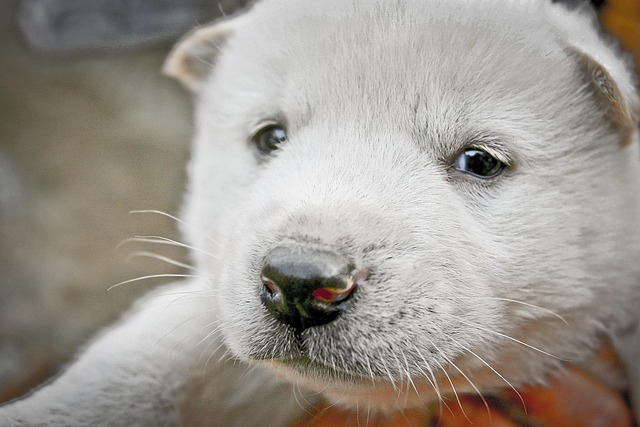
#> input picture OpenCV/1212/images/puppy.jpg, 640 x 427 px, found by its file name
$ python opencv1-image.py
#> lines starting #> are read from the running program, lines starting #| are printed output that depends on the picture
import cv2
##### 1. 이미지를 불러서 창으로 띄우는 작업

### 1-1 imread(이미지경로): 이미지 반환(numpy)
img = cv2.imread("OpenCV/1212/images/puppy.jpg")
#> img is the input picture: shape (427, 640, 3); mean B, G, R 144.5, 152, 157.6
img2 = cv2.imread("OpenCV/1212/images/puppy.jpg", cv2.IMREAD_GRAYSCALE)
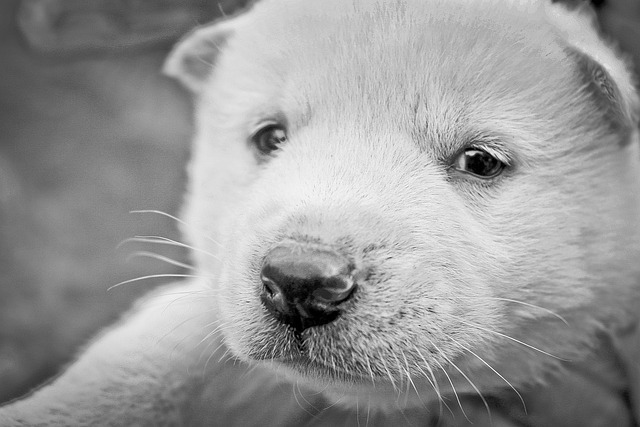
#> img2: shape (427, 640); min 0, max 255, mean 152.8
# print("img:", img) # numpy 배열 출력


### 1-2 imshow(윈도우이름, 읽어온이미지): 이미지를 새창으로 열어주는 함수
cv2.imshow("puppy image", img)
cv2.imshow("puppy image grayscale", img2)

### 1-3 waitKey(밀리초): ASCII CODE 반환
# 윈도우가 시간초만큼 대기후에 종료된다.
# waitKey가 없다면 윈도우가 대기하지 않고 바로 꺼진다.
key = cv2.waitKey(0) # 0은 무한대기
#> (key Esc is pressed here)
print("key", key)

changeToChar = chr(key)
changToASCII = ord(changeToChar)
print(f"문자: {changeToChar}, ASCII CODE: {changToASCII}")


cv2.destroyAllWindows()

##### 2. 이미지 저장, shape 속성 확인
gray_cat = cv2.imread("OpenCV/1212/images/cat.jpg", cv2.IMREAD_GRAYSCALE)
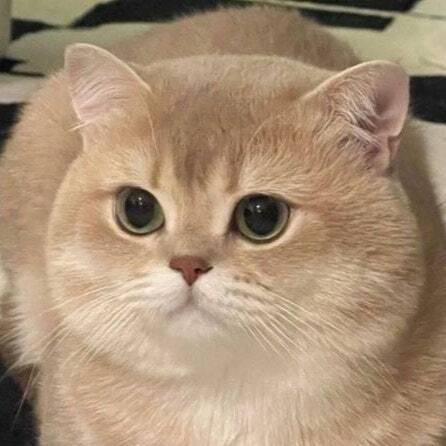
#> input picture OpenCV/1212/images/cat.jpg, 446 x 446 px, found by its file name
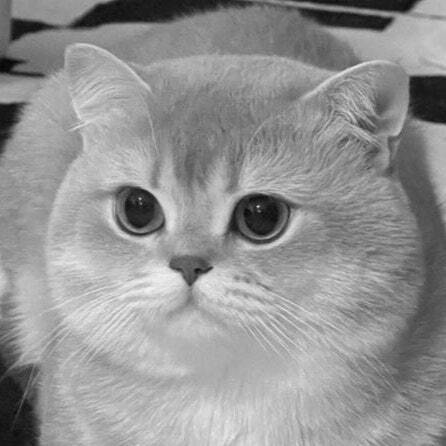
#> gray_cat: shape (446, 446); min 4, max 243, mean 147.4
color_cat = cv2.imread("OpenCV/1212/images/cat2.jpg", cv2.IMREAD_COLOR)
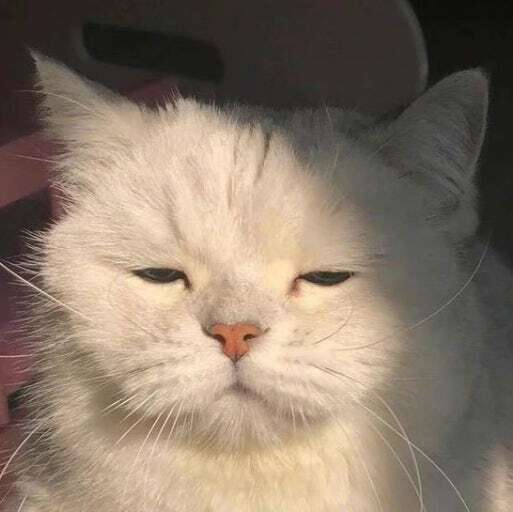
#> input picture OpenCV/1212/images/cat2.jpg, 513 x 512 px, found by its file name
#> color_cat is the input picture: shape (512, 513, 3); mean B, G, R 105.7, 121.1, 136.9

### 2-1 shape 속성: 세로, 가로, 채널값을 튜플형태로 반환
# 채널은 grayscale 사진일 경우는 값이 없다.
print('gray cat image shape', gray_cat.shape)
#| gray cat image shape (446, 446)
print('color cat image shape', color_cat.shape)
#| color cat image shape (512, 513, 3)

cv2.imshow("cute cat gray", gray_cat)
cv2.imshow("cute cat color", color_cat)

h1, w1 = gray_cat.shape
#> h1 = 446; w1 = 446
print("gray height", h1)
#| gray height 446
print("gray width", w1)
#| gray width 446

h2, w2, c2 = color_cat.shape
#> h2 = 512; w2 = 513; c2 = 3
print("color height", h2)
#| color height 512
print("color width", w2)
#| color width 513
print("color channel", c2)
#| color channel 3

h3, w3 = color_cat.shape[:2]
#> h3 = 512; w3 = 513
print("color height3", h3)
#| color height3 512
print("color width3", w3)
#| color width3 513

cv2.waitKey(0)
cv2.destroyAllWindows()

## imwrite("저장할 경로명", 저장할이미지)
cv2.imwrite("OpenCV/1212/output/gray_cat.png", gray_cat)
